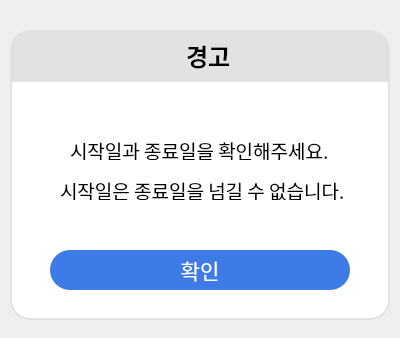
<?xml version="1.0" encoding="UTF-8"?>
<ui version="4.0">
 <class>Dialog</class>
 <widget class="QDialog" name="Dialog">
  <property name="geometry">
   <rect>
    <x>0</x>
    <y>0</y>
    <width>400</width>
    <height>338</height>
   </rect>
  </property>
  <property name="windowTitle">
   <string>Progressing...</string>
  </property>
  <widget class="QLabel" name="label_32">
   <property name="geometry">
    <rect>
     <x>10</x>
     <y>80</y>
     <width>380</width>
     <height>240</height>
    </rect>
   </property>
   <property name="styleSheet">
    <string notr="true">background-color: rgb(255, 255, 255);
border-bottom-right-radius: 20px;
border-bottom-left-radius: 20px;
border: 2px solid #E2E2E2;</string>
   </property>
   <property name="text">
    <string/>
   </property>
  </widget>
  <widget class="QPushButton" name="okBtn_warning_step1">
   <property name="geometry">
    <rect>
     <x>50</x>
     <y>250</y>
     <width>300</width>
     <height>40</height>
    </rect>
   </property>
   <property name="font">
    <font>
     <family>나눔스퀘어 Bold</family>
     <pointsize>16</pointsize>
    </font>
   </property>
   <property name="cursor">
    <cursorShape>PointingHandCursor</cursorShape>
   </property>
   <property name="styleSheet">
    <string notr="true">color: white;
background-color: #3D7BE6;
border-radius: 20px;</string>
   </property>
   <property name="text">
    <string>확인</string>
   </property>
  </widget>
  <widget class="QLabel" name="label">
   <property name="geometry">
    <rect>
     <x>10</x>
     <y>30</y>
     <width>380</width>
     <height>50</height>
    </rect>
   </property>
   <property name="font">
    <font>
     <family>나눔스퀘어 Bold</family>
     <pointsize>18</pointsize>
     <weight>75</weight>
     <bold>true</bold>
    </font>
   </property>
   <property name="styleSheet">
    <string notr="true">background-color: #E2E2E2;
border-top-right-radius: 20px;
border-top-left-radius: 20px;
border: 2px solid #E2E2E2;</string>
   </property>
   <property name="text">
    <string>   경고</string>
   </property>
   <property name="alignment">
    <set>Qt::AlignCenter</set>
   </property>
  </widget>
  <widget class="QLabel" name="label_2">
   <property name="geometry">
    <rect>
     <x>145</x>
     <y>41</y>
     <width>30</width>
     <height>30</height>
    </rect>
   </property>
   <property name="text">
    <string/>
   </property>
   <property name="pixmap">
    <pixmap>icons/warning_sign.png</pixmap>
   </property>
   <property name="scaledContents">
    <bool>true</bool>
   </property>
  </widget>
  <widget class="QLabel" name="label_3">
   <property name="geometry">
    <rect>
     <x>70</x>
     <y>140</y>
     <width>270</width>
     <height>20</height>
    </rect>
   </property>
   <property name="font">
    <font>
     <family>나눔스퀘어</family>
     <pointsize>14</pointsize>
    </font>
   </property>
   <property name="text">
    <string>시작일과 종료일을 확인해주세요.</string>
   </property>
  </widget>
  <widget class="QLabel" name="label_4">
   <property name="geometry">
    <rect>
     <x>60</x>
     <y>180</y>
     <width>300</width>
     <height>20</height>
    </rect>
   </property>
   <property name="font">
    <font>
     <family>나눔스퀘어</family>
     <pointsize>14</pointsize>
    </font>
   </property>
   <property name="text">
    <string>시작일은 종료일을 넘길 수 없습니다.</string>
   </property>
  </widget>
 </widget>
 <resources/>
 <connections/>
</ui>
